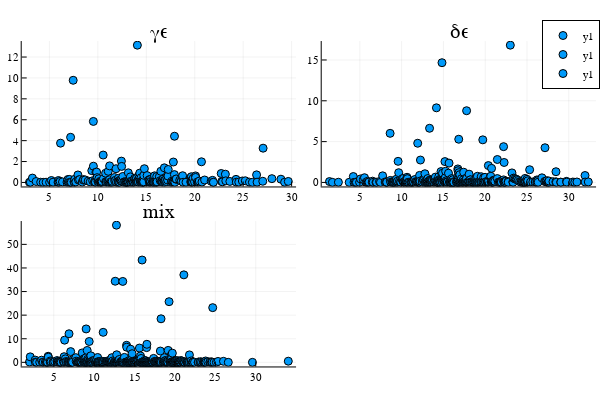
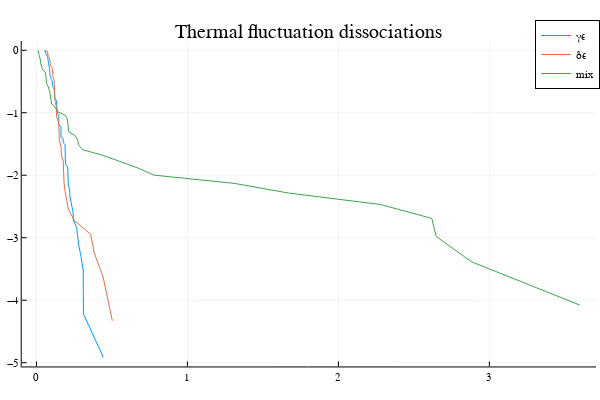

Notebook cell for these charts, in order:
### Code cell
plotly()
s1=scatter(γϵ[1],γϵ[2], title="γϵ")
s2=scatter(δϵ[1],δϵ[2], title="δϵ")
s3=scatter(mix[1],mix[2], title="mix")
display(plot(s1,s2,s3))
p1 = plot(t_γϵ_thrml,p2lnp(p_γϵ_thrml), label="γϵ")
plot!(t_δϵ_thrml,p2lnp(p_δϵ_thrml), label="δϵ")
plot!(t_mix_thrml,p2lnp(p_mix_thrml), label="mix")
title!("Thermal fluctuation dissociations")

### Figure 1 — Plotly figure (JSON) as saved in the notebook; plotly's stock layout.template omitted (floating-point values rounded to 4 significant figures; data arrays with more than 128 entries replaced by an {"elided": "..."} marker saying what was removed)
{"data": [{"colorbar": {"title": ""}, "legendgroup": "y1", "marker": {"color": "rgba(0, 154, 250, 1.000)", "line": {"color": "rgba(0, 0, 0, 1.000)", "width": 1}, "size": 8, "symbol": "circle"}, "mode": "markers", "name": "y1", "showlegend": true, "type": "scatter", "x": {"elided": "238 float values"}, "xaxis": "x1", "y": {"elided": "238 float values"}, "yaxis": "y1", "zmax": null, "zmin": null}, {"colorbar": {"title": ""}, "legendgroup": "y1", "marker": {"color": "rgba(0, 154, 250, 1.000)", "line": {"color": "rgba(0, 0, 0, 1.000)", "width": 1}, "size": 8, "symbol": "circle"}, "mode": "markers", "name": "y1", "showlegend": true, "type": "scatter", "x": {"elided": "364 float values"}, "xaxis": "x2", "y": {"elided": "364 float values"}, "yaxis": "y2", "zmax": null, "zmin": null}, {"colorbar": {"title": ""}, "legendgroup": "y1", "marker": {"color": "rgba(0, 154, 250, 1.000)", "line": {"color": "rgba(0, 0, 0, 1.000)", "width": 1}, "size": 8, "symbol": "circle"}, "mode": "markers", "name": "y1", "showlegend": true, "type": "scatter", "x": {"elided": "449 float values"}, "xaxis": "x3", "y": {"elided": "449 float values"}, "yaxis": "y3", "zmax": null, "zmin": null}], "layout": {"annotations": [{"font": {"color": "rgba(0, 0, 0, 1.000)", "family": "sans-serif", "size": 20}, "rotation": 0, "showarrow": false, "text": "γϵ", "x": 0.2648, "xanchor": "center", "xref": "paper", "y": 1, "yanchor": "top", "yref": "paper"}, {"font": {"color": "rgba(0, 0, 0, 1.000)", "family": "sans-serif", "size": 20}, "rotation": 0, "showarrow": false, "text": "δϵ", "x": 0.7648, "xanchor": "center", "xref": "paper", "y": 1, "yanchor": "top", "yref": "paper"}, {"font": {"color": "rgba(0, 0, 0, 1.000)", "family": "sans-serif", "size": 20}, "rotation": 0, "showarrow": false, "text": "mix", "x": 0.2648, "xanchor": "center", "xref": "paper", "y": 0.5, "yanchor": "top", "yref": "paper"}], "height": 400, "legend": {"bgcolor": "rgba(255, 255, 255, 1.000)", "bordercolor": "rgba(0, 0, 0, 1.000)", "borderwidth": 1, "font": {"color": "rgba(0, 0, 0, 1.000)", "family": "sans-serif", "size": 11}, "title": {"font": {"color": "rgba(0, 0, 0, 1.000)", "family": "sans-serif", "size": 15}, "text": ""}, "tracegroupgap": 0, "traceorder": "normal", "x": 1, "xanchor": "auto", "y": 1, "yanchor": "auto"}, "margin": {"b": 20, "l": 0, "r": 0, "t": 20}, "paper_bgcolor": "rgba(255, 255, 255, 1.000)", "plot_bgcolor": "rgba(255, 255, 255, 1.000)", "showlegend": true, "width": 600, "xaxis1": {"anchor": "y1", "domain": [0.03619, 0.4934], "gridcolor": "rgba(0, 0, 0, 0.100)", "gridwidth": 0.5, "linecolor": "rgba(0, 0, 0, 1.000)", "mirror": false, "range": [2.141, 30.46], "showgrid": true, "showline": true, "showticklabels": true, "tickangle": 0, "tickcolor": "rgb(0, 0, 0)", "tickfont": {"color": "rgba(0, 0, 0, 1.000)", "family": "sans-serif", "size": 11}, "tickmode": "array", "ticks": "inside", "ticktext": ["5", "10", "15", "20", "25", "30"], "tickvals": [5, 10, 15, 20, 25, 30], "title": "", "titlefont": {"color": "rgba(0, 0, 0, 1.000)", "family": "sans-serif", "size": 15}, "type": "-", "visible": true, "zeroline": false, "zerolinecolor": "rgba(0, 0, 0, 1.000)"}, "xaxis2": {"anchor": "y2", "domain": [0.5362, 0.9934], "gridcolor": "rgba(0, 0, 0, 0.100)", "gridwidth": 0.5, "linecolor": "rgba(0, 0, 0, 1.000)", "mirror": false, "range": [0.4327, 33.27], "showgrid": true, "showline": true, "showticklabels": true, "tickangle": 0, "tickcolor": "rgb(0, 0, 0)", "tickfont": {"color": "rgba(0, 0, 0, 1.000)", "family": "sans-serif", "size": 11}, "tickmode": "array", "ticks": "inside", "ticktext": ["5", "10", "15", "20", "25", "30"], "tickvals": [5, 10, 15, 20, 25, 30], "title": "", "titlefont": {"color": "rgba(0, 0, 0, 1.000)", "family": "sans-serif", "size": 15}, "type": "-", "visible": true, "zeroline": false, "zerolinecolor": "rgba(0, 0, 0, 1.000)"}, "xaxis3": {"anchor": "y3", "domain": [0.03619, 0.4934], "gridcolor": "rgba(0, 0, 0, 0.100)", "gridwidth": 0.5, "linecolor": "rgba(0, 0, 0, 1.000)", "mirror": false, "range": [1.032, 34.99], "showgrid": true, "showline": true, "showticklabels": true, "tickangle": 0, "tickcolor": "rgb(0, 0, 0)", "tickfont": {"color": "rgba(0, 0, 0, 1.000)", "family": "sans-serif", "size": 11}, "tickmode": "array", "ticks": "inside", "ticktext": ["5", "10", "15", "20", "25", "30"], "tickvals": [5, 10, 15, 20, 25, 30], "title": "", "titlefont": {"color": "rgba(0, 0, 0, 1.000)", "family": "sans-serif", "size": 15}, "type": "-", "visible": true, "zeroline": false, "zerolinecolor": "rgba(0, 0, 0, 1.000)"}, "yaxis1": {"anchor": "x1", "domain": [0.5376, 0.9415], "gridcolor": "rgba(0, 0, 0, 0.100)", "gridwidth": 0.5, "linecolor": "rgba(0, 0, 0, 1.000)", "mirror": false, "range": [-0.3838, 13.53], "showgrid": true, "showline": true, "showticklabels": true, "tickangle": 0, "tickcolor": "rgb(0, 0, 0)", "tickfont": {"color": "rgba(0, 0, 0, 1.000)", "family": "sans-serif", "size": 11}, "tickmode": "array", "ticks": "inside", "ticktext": ["0", "2", "4", "6", "8", "10", "12"], "tickvals": [0, 2, 4, 6, 8, 10, 12], "title": "", "titlefont": {"color": "rgba(0, 0, 0, 1.000)", "family": "sans-serif", "size": 15}, "type": "-", "visible": true, "zeroline": false, "zerolinecolor": "rgba(0, 0, 0, 1.000)"}, "yaxis2": {"anchor": "x2", "domain": [0.5376, 0.9415], "gridcolor": "rgba(0, 0, 0, 0.100)", "gridwidth": 0.5, "linecolor": "rgba(0, 0, 0, 1.000)", "mirror": false, "range": [-0.4942, 17.32], "showgrid": true, "showline": true, "showticklabels": true, "tickangle": 0, "tickcolor": "rgb(0, 0, 0)", "tickfont": {"color": "rgba(0, 0, 0, 1.000)", "family": "sans-serif", "size": 11}, "tickmode": "array", "ticks": "inside", "ticktext": ["0", "5", "10", "15"], "tickvals": [0, 5, 10, 15], "title": "", "titlefont": {"color": "rgba(0, 0, 0, 1.000)", "family": "sans-serif", "size": 15}, "type": "-", "visible": true, "zeroline": false, "zerolinecolor": "rgba(0, 0, 0, 1.000)"}, "yaxis3": {"anchor": "x3", "domain": [0.03762, 0.4415], "gridcolor": "rgba(0, 0, 0, 0.100)", "gridwidth": 0.5, "linecolor": "rgba(0, 0, 0, 1.000)", "mirror": false, "range": [-1.741, 59.88], "showgrid": true, "showline": true, "showticklabels": true, "tickangle": 0, "tickcolor": "rgb(0, 0, 0)", "tickfont": {"color": "rgba(0, 0, 0, 1.000)", "family": "sans-serif", "size": 11}, "tickmode": "array", "ticks": "inside", "ticktext": ["0", "10", "20", "30", "40", "50"], "tickvals": [0, 10, 20, 30, 40, 50], "title": "", "titlefont": {"color": "rgba(0, 0, 0, 1.000)", "family": "sans-serif", "size": 15}, "type": "-", "visible": true, "zeroline": false, "zerolinecolor": "rgba(0, 0, 0, 1.000)"}}}

### Figure 2 — Plotly figure (JSON) as saved in the notebook; plotly's stock layout.template omitted (floating-point values rounded to 4 significant figures; data arrays with more than 128 entries replaced by an {"elided": "..."} marker saying what was removed)
{"data": [{"colorbar": {"title": ""}, "legendgroup": "γϵ", "line": {"color": "rgba(0, 154, 250, 1.000)", "dash": "solid", "shape": "linear", "width": 1}, "mode": "lines", "name": "γϵ", "showlegend": true, "type": "scatter", "x": {"elided": "136 float values"}, "xaxis": "x", "y": {"elided": "136 float values"}, "yaxis": "y", "zmax": null, "zmin": null}, {"colorbar": {"title": ""}, "legendgroup": "δϵ", "line": {"color": "rgba(227, 111, 71, 1.000)", "dash": "solid", "shape": "linear", "width": 1}, "mode": "lines", "name": "δϵ", "showlegend": true, "type": "scatter", "x": [0.06179, 0.06191, 0.0738, 0.07435, 0.07435, 0.07435, 0.07435, 0.07749, 0.08081, 0.08683, 0.08922, 0.08922, 0.08922, 0.08922, 0.08922, 0.08922, 0.09218, 0.09597, 0.1041, 0.1041, 0.1041, 0.1041, 0.1041, 0.1041, 0.1041, 0.1041, 0.109, 0.1114, 0.1161, 0.1171, 0.1173, 0.119, 0.119, 0.119, 0.119, 0.119, 0.119, 0.119, 0.119, 0.119, 0.119, 0.119, 0.1227, 0.1246, 0.1282, 0.1309, 0.1338, 0.1338, 0.1338, 0.1338, 0.1338, 0.1414, 0.1472, 0.1487, 0.1487, 0.1487, 0.1488, 0.1494, 0.1515, 0.1578, 0.1636, 0.1636, 0.1664, 0.1771, 0.1784, 0.1784, 0.1784, 0.183, 0.189, 0.1978, 0.2108, 0.2495, 0.3588, 0.3817, 0.4421, 0.5027], "xaxis": "x", "y": [0, -0.01325, -0.02667, -0.04027, -0.05407, -0.06805, -0.08224, -0.09663, -0.1112, -0.126, -0.1411, -0.1563, -0.1719, -0.1876, -0.2036, -0.2199, -0.2364, -0.2532, -0.2703, -0.2877, -0.3054, -0.3234, -0.3417, -0.3604, -0.3795, -0.3989, -0.4187, -0.4389, -0.4595, -0.4806, -0.5021, -0.5241, -0.5465, -0.5695, -0.5931, -0.6172, -0.6419, -0.6672, -0.6931, -0.7198, -0.7472, -0.7754, -0.8044, -0.8342, -0.865, -0.8967, -0.9295, -0.9634, -0.9985, -1.035, -1.073, -1.112, -1.153, -1.195, -1.24, -1.286, -1.335, -1.386, -1.44, -1.498, -1.558, -1.623, -1.692, -1.766, -1.846, -1.933, -2.028, -2.134, -2.251, -2.385, -2.539, -2.721, -2.944, -3.232, -3.638, -4.331], "yaxis": "y", "zmax": null, "zmin": null}, {"colorbar": {"title": ""}, "legendgroup": "mix", "line": {"color": "rgba(62, 164, 78, 1.000)", "dash": "solid", "shape": "linear", "width": 1}, "mode": "lines", "name": "mix", "showlegend": true, "type": "scatter", "x": [0.01, 0.013, 0.014, 0.016, 0.017, 0.02, 0.021, 0.024, 0.024, 0.027, 0.027, 0.03, 0.031, 0.032, 0.038, 0.038, 0.043, 0.056, 0.059, 0.062, 0.063, 0.063, 0.065, 0.067, 0.069, 0.069, 0.078, 0.083, 0.085, 0.089, 0.091, 0.093, 0.098, 0.098, 0.101, 0.119, 0.129, 0.142, 0.186, 0.202, 0.206, 0.207, 0.208, 0.214, 0.257, 0.274, 0.278, 0.307, 0.438, 0.548, 0.667, 0.778, 1.315, 1.671, 2.278, 2.619, 2.647, 2.881, 3.599], "xaxis": "x", "y": [0, -0.01709, -0.03449, -0.05219, -0.0702, -0.08855, -0.1072, -0.1263, -0.1457, -0.1655, -0.1857, -0.2063, -0.2274, -0.2489, -0.2709, -0.2933, -0.3163, -0.3399, -0.364, -0.3887, -0.414, -0.44, -0.4666, -0.494, -0.5222, -0.5512, -0.581, -0.6118, -0.6436, -0.6763, -0.7102, -0.7453, -0.7817, -0.8194, -0.8587, -0.8995, -0.942, -0.9865, -1.033, -1.082, -1.133, -1.187, -1.244, -1.305, -1.369, -1.438, -1.513, -1.593, -1.68, -1.775, -1.88, -1.998, -2.132, -2.286, -2.468, -2.691, -2.979, -3.384, -4.078], "yaxis": "y", "zmax": null, "zmin": null}], "layout": {"annotations": [{"font": {"color": "rgba(0, 0, 0, 1.000)", "family": "sans-serif", "size": 20}, "rotation": 0, "showarrow": false, "text": "Thermal fluctuation dissociations", "x": 0.5148, "xanchor": "center", "xref": "paper", "y": 1, "yanchor": "top", "yref": "paper"}], "height": 400, "legend": {"bgcolor": "rgba(255, 255, 255, 1.000)", "bordercolor": "rgba(0, 0, 0, 1.000)", "borderwidth": 1, "font": {"color": "rgba(0, 0, 0, 1.000)", "family": "sans-serif", "size": 11}, "title": {"font": {"color": "rgba(0, 0, 0, 1.000)", "family": "sans-serif", "size": 15}, "text": ""}, "tracegroupgap": 0, "traceorder": "normal", "x": 1, "xanchor": "auto", "y": 1, "yanchor": "auto"}, "margin": {"b": 20, "l": 0, "r": 0, "t": 20}, "paper_bgcolor": "rgba(255, 255, 255, 1.000)", "plot_bgcolor": "rgba(255, 255, 255, 1.000)", "showlegend": true, "width": 600, "xaxis": {"anchor": "y", "domain": [0.03619, 0.9934], "gridcolor": "rgba(0, 0, 0, 0.100)", "gridwidth": 0.5, "linecolor": "rgba(0, 0, 0, 1.000)", "mirror": false, "range": [-0.09767, 3.707], "showgrid": true, "showline": true, "showticklabels": true, "tickangle": 0, "tickcolor": "rgb(0, 0, 0)", "tickfont": {"color": "rgba(0, 0, 0, 1.000)", "family": "sans-serif", "size": 11}, "tickmode": "array", "ticks": "inside", "ticktext": ["0", "1", "2", "3"], "tickvals": [0, 1, 2, 3], "title": "", "titlefont": {"color": "rgba(0, 0, 0, 1.000)", "family": "sans-serif", "size": 15}, "type": "-", "visible": true, "zeroline": false, "zerolinecolor": "rgba(0, 0, 0, 1.000)"}, "yaxis": {"anchor": "x", "domain": [0.03762, 0.9415], "gridcolor": "rgba(0, 0, 0, 0.100)", "gridwidth": 0.5, "linecolor": "rgba(0, 0, 0, 1.000)", "mirror": false, "range": [-5.06, 0.1474], "showgrid": true, "showline": true, "showticklabels": true, "tickangle": 0, "tickcolor": "rgb(0, 0, 0)", "tickfont": {"color": "rgba(0, 0, 0, 1.000)", "family": "sans-serif", "size": 11}, "tickmode": "array", "ticks": "inside", "ticktext": ["−5", "−4", "−3", "−2", "−1", "0"], "tickvals": [-5, -4, -3, -2, -1, 0], "title": "", "titlefont": {"color": "rgba(0, 0, 0, 1.000)", "family": "sans-serif", "size": 15}, "type": "-", "visible": true, "zeroline": false, "zerolinecolor": "rgba(0, 0, 0, 1.000)"}}}
